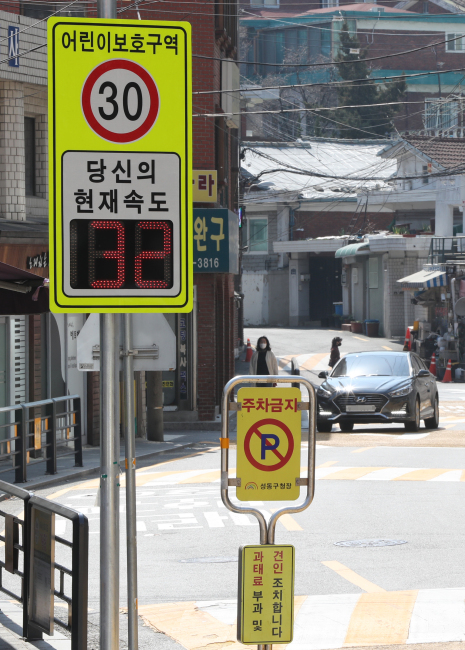
#> input picture images/12.jpg, 465 x 650 px
$ python -i sign_cropper_based_cv2_more.py   (imports and definitions only)
#> lines starting #> are read from the running program, lines starting #| are printed output that depends on the picture; after the words box and inside, x2 and y2 are one past the last pixel; in counts of white or black regions, pixels touching at a corner belong together
# 개선된 한국 어린이보호구역 표지판 전용 크로퍼
# 다양한 형태의 표지판 탐지 (간단한 형태부터 복잡한 형태까지)

import cv2
import numpy as np
import os
from pathlib import Path
import json

class ImprovedKoreanSchoolZoneCropper:
    def __init__(self, output_dir="school_zone_signs"):
        self.output_dir = Path(output_dir)
        self.output_dir.mkdir(exist_ok=True)
        print("개선된 한국 어린이보호구역 표지판 크로퍼 초기화 완료!")

        # 더 넓은 노란색/주황색 범위 (다양한 조명 조건 고려)
        self.yellow_ranges = [
            (np.array([10, 80, 120]), np.array([45, 255, 255])),    # 밝은 노란색~주황색
            (np.array([15, 50, 100]), np.array([35, 255, 255])),    # 표준 노란색
            (np.array([20, 40, 80]), np.array([40, 200, 255])),     # 어두운 노란색
            (np.array([8, 100, 150]), np.array([25, 255, 255]))     # 레몬 노란색
        ]

        # 파란색 범위 확장
        self.blue_ranges = [
            (np.array([95, 40, 40]), np.array([135, 255, 255])),    # 표준 파란색
            (np.array([100, 20, 30]), np.array([130, 255, 255])),   # 연한 파란색
            (np.array([90, 60, 60]), np.array([125, 255, 255]))     # 진한 파란색
        ]

        # 빨간색 범위 확장
        self.red_ranges = [
            (np.array([0, 40, 40]), np.array([15, 255, 255])),      # 빨간색 1
            (np.array([165, 40, 40]), np.array([180, 255, 255])),   # 빨간색 2
            (np.array([0, 20, 30]), np.array([20, 255, 255])),      # 연한 빨간색
            (np.array([160, 20, 30]), np.array([180, 255, 255]))    # 연한 빨간색 2
        ]

        # 검은색/어두운 색상 범위 (텍스트용)
        self.dark_ranges = [
            (np.array([0, 0, 0]), np.array([180, 255, 80]))         # 검은색~어두운 회색
        ]

    def detect_yellow_background_enhanced(self, image):
        """향상된 노란색/주황색 배경 탐지"""
        hsv = cv2.cvtColor(image, cv2.COLOR_BGR2HSV)

        # 원본 이미지 전처리 (조명 보정)
        lab = cv2.cvtColor(image, cv2.COLOR_BGR2LAB)
        clahe = cv2.createCLAHE(clipLimit=2.0, tileGridSize=(8,8))
        lab[:,:,0] = clahe.apply(lab[:,:,0])
        enhanced = cv2.cvtColor(lab, cv2.COLOR_LAB2BGR)
        hsv_enhanced = cv2.cvtColor(enhanced, cv2.COLOR_BGR2HSV)

        yellow_mask = np.zeros(hsv.shape[:2], dtype=np.uint8)

        # 원본과 향상된 이미지 모두에서 노란색 탐지
        for hsv_img in [hsv, hsv_enhanced]:
            for lower, upper in self.yellow_ranges:
                mask = cv2.inRange(hsv_img, lower, upper)
                yellow_mask = cv2.bitwise_or(yellow_mask, mask)

        # 가우시안 블러로 부드럽게
        yellow_mask = cv2.GaussianBlur(yellow_mask, (5, 5), 0)

        # 모폴로지 연산으로 정리
        kernel = np.ones((7, 7), np.uint8)
        yellow_mask = cv2.morphologyEx(yellow_mask, cv2.MORPH_CLOSE, kernel)
        yellow_mask = cv2.morphologyEx(yellow_mask, cv2.MORPH_OPEN, kernel)

        # 약간 팽창 (표지판 경계까지 포함)
        yellow_mask = cv2.dilate(yellow_mask, kernel, iterations=1)

        return yellow_mask

    def detect_blue_elements(self, image, yellow_mask):
        """파란색 요소 탐지 (삼각형, 사각형 모두)"""
        hsv = cv2.cvtColor(image, cv2.COLOR_BGR2HSV)

        blue_mask = np.zeros(hsv.shape[:2], dtype=np.uint8)

        for lower, upper in self.blue_ranges:
            mask = cv2.inRange(hsv, lower, upper)
            blue_mask = cv2.bitwise_or(blue_mask, mask)

        # 노란색 영역 내부의 파란색만
        blue_in_yellow = cv2.bitwise_and(blue_mask, yellow_mask)

        # 작은 노이즈 제거
        kernel = np.ones((3, 3), np.uint8)
        blue_in_yellow = cv2.morphologyEx(blue_in_yellow, cv2.MORPH_OPEN, kernel)
        blue_in_yellow = cv2.morphologyEx(blue_in_yellow, cv2.MORPH_CLOSE, kernel)

        return blue_in_yellow

    def detect_red_elements(self, image, yellow_mask):
        """빨간색 요소 탐지 (원, 링 모두)"""
        hsv = cv2.cvtColor(image, cv2.COLOR_BGR2HSV)

        red_mask = np.zeros(hsv.shape[:2], dtype=np.uint8)

        for lower, upper in self.red_ranges:
            mask = cv2.inRange(hsv, lower, upper)
            red_mask = cv2.bitwise_or(red_mask, mask)

        # 노란색 영역 내부의 빨간색만
        red_in_yellow = cv2.bitwise_and(red_mask, yellow_mask)

        # 작은 노이즈 제거
        kernel = np.ones((3, 3), np.uint8)
        red_in_yellow = cv2.morphologyEx(red_in_yellow, cv2.MORPH_OPEN, kernel)
        red_in_yellow = cv2.morphologyEx(red_in_yellow, cv2.MORPH_CLOSE, kernel)

        return red_in_yellow

    def detect_text_enhanced(self, image, yellow_mask):
        """향상된 텍스트 탐지 (한글 + 영문)"""
        gray = cv2.cvtColor(image, cv2.COLOR_BGR2GRAY)

        # 노란색 영역에서만 작업
        gray_in_yellow = cv2.bitwise_and(gray, gray, mask=yellow_mask)

        # 여러 방법으로 텍스트 탐지
        text_masks = []

        # 1. 적응적 임계값
        binary1 = cv2.adaptiveThreshold(gray_in_yellow, 255,
                                       cv2.ADAPTIVE_THRESH_GAUSSIAN_C,
                                       cv2.THRESH_BINARY, 11, 2)
        text_masks.append(binary1)

        # 2. Otsu 임계값
        _, binary2 = cv2.threshold(gray_in_yellow, 0, 255,
                                  cv2.THRESH_BINARY + cv2.THRESH_OTSU)
        text_masks.append(binary2)

        # 3. 어두운 색상 기반 탐지
        hsv = cv2.cvtColor(image, cv2.COLOR_BGR2HSV)
        dark_mask = np.zeros(hsv.shape[:2], dtype=np.uint8)
        for lower, upper in self.dark_ranges:
            mask = cv2.inRange(hsv, lower, upper)
            dark_mask = cv2.bitwise_or(dark_mask, mask)

        dark_in_yellow = cv2.bitwise_and(dark_mask, yellow_mask)
        text_masks.append(dark_in_yellow)

        # 모든 텍스트 마스크 결합
        combined_text = np.zeros_like(gray_in_yellow)
        for mask in text_masks:
            combined_text = cv2.bitwise_or(combined_text, mask)

        # 모폴로지로 텍스트 라인 강화
        kernel_h = cv2.getStructuringElement(cv2.MORPH_RECT, (5, 1))  # 가로
        kernel_v = cv2.getStructuringElement(cv2.MORPH_RECT, (1, 3))  # 세로

        h_lines = cv2.morphologyEx(combined_text, cv2.MORPH_CLOSE, kernel_h)
        v_lines = cv2.morphologyEx(combined_text, cv2.MORPH_CLOSE, kernel_v)

        text_final = cv2.bitwise_or(h_lines, v_lines)

        # 작은 노이즈 제거
        kernel_clean = np.ones((2, 2), np.uint8)
        text_final = cv2.morphologyEx(text_final, cv2.MORPH_OPEN, kernel_clean)

        return text_final

    def detect_rectangular_regions(self, image):
        """사각형 영역 탐지 (표지판 형태)"""
        gray = cv2.cvtColor(image, cv2.COLOR_BGR2GRAY)

        # 엣지 검출
        edges = cv2.Canny(gray, 50, 150, apertureSize=3)

        # 직선 검출
        lines = cv2.HoughLinesP(edges, 1, np.pi/180, threshold=50,
                               minLineLength=30, maxLineGap=10)

        # 직선들로부터 사각형 추정
        line_mask = np.zeros_like(gray)
        if lines is not None:
            for line in lines:
                x1, y1, x2, y2 = line[0]
                cv2.line(line_mask, (x1, y1), (x2, y2), 255, 2)

        # 모폴로지로 연결
        kernel = np.ones((5, 5), np.uint8)
        line_mask = cv2.morphologyEx(line_mask, cv2.MORPH_CLOSE, kernel)

        return line_mask

    def combine_all_features(self, image):
        """모든 특징을 종합하여 표지판 탐지"""
        height, width = image.shape[:2]

        # 1. 노란색 배경 탐지 (가장 중요)
        yellow_mask = self.detect_yellow_background_enhanced(image)

        # 2. 파란색 요소
        blue_mask = self.detect_blue_elements(image, yellow_mask)

        # 3. 빨간색 요소
        red_mask = self.detect_red_elements(image, yellow_mask)

        # 4. 텍스트 영역
        text_mask = self.detect_text_enhanced(image, yellow_mask)

        # 5. 사각형 구조
        rect_mask = self.detect_rectangular_regions(image)
        rect_in_yellow = cv2.bitwise_and(rect_mask, yellow_mask)

        # 특징별 가중치 점수 계산
        score_map = np.zeros((height, width), dtype=np.float32)

        # 가중치 설정 (조건에 따라 유연하게)
        score_map += yellow_mask.astype(np.float32) * 0.4    # 노란색 배경 40%
        score_map += blue_mask.astype(np.float32) * 0.2      # 파란색 20%
        score_map += red_mask.astype(np.float32) * 0.2       # 빨간색 20%
        score_map += text_mask.astype(np.float32) * 0.15     # 텍스트 15%
        score_map += rect_in_yellow.astype(np.float32) * 0.05 # 구조 5%

        # 정규화
        if score_map.max() > 0:
            score_map = (score_map / score_map.max() * 255)

        # 다단계 임계값으로 후보 생성
        candidates_masks = []
        thresholds = [100, 120, 150]  # 여러 임계값

        for thresh in thresholds:
            _, candidate_mask = cv2.threshold(score_map.astype(np.uint8),
                                            thresh, 255, cv2.THRESH_BINARY)

            # 정리
            kernel = np.ones((5, 5), np.uint8)
            candidate_mask = cv2.morphologyEx(candidate_mask, cv2.MORPH_CLOSE, kernel)
            candidate_mask = cv2.morphologyEx(candidate_mask, cv2.MORPH_OPEN, kernel)

            candidates_masks.append(candidate_mask)

        return candidates_masks, score_map

    def extract_enhanced_candidates(self, image, masks_list, score_map):
        """향상된 후보 추출"""
        all_candidates = []

        for mask_idx, mask in enumerate(masks_list):
            contours, _ = cv2.findContours(mask, cv2.RETR_EXTERNAL, cv2.CHAIN_APPROX_SIMPLE)

            for contour in contours:
                area = cv2.contourArea(contour)

                # 더 유연한 크기 조건
                if area > 500:  # 최소 크기 조건 완화
                    x, y, w, h = cv2.boundingRect(contour)
                    aspect_ratio = w / h

                    # 더 넓은 비율 허용 (정사각형부터 세로 직사각형까지)
                    if (0.3 <= aspect_ratio <= 2.5 and
                        w >= 30 and h >= 30 and
                        w <= 800 and h <= 800):

                        # ROI 점수 계산
                        roi_score = score_map[y:y+h, x:x+w]
                        avg_score = np.mean(roi_score) if roi_score.size > 0 else 0

                        # 색상 검증
                        roi_image = image[y:y+h, x:x+w]
                        color_confidence = self.verify_school_zone_colors_enhanced(roi_image)

                        # 모양 검증
                        shape_confidence = self.verify_rectangular_shape(contour)

                        # 최종 신뢰도
                        final_confidence = (
                            (avg_score / 255.0) * 0.5 +
                            color_confidence * 0.35 +
                            shape_confidence * 0.15
                        )

                        # 임계값에 따른 보너스
                        threshold_bonus = (len(masks_list) - mask_idx) * 0.05
                        final_confidence += threshold_bonus

                        all_candidates.append({
                            'bbox': (x, y, x + w, y + h),
                            'area': area,
                            'aspect_ratio': aspect_ratio,
                            'avg_score': avg_score,
                            'color_confidence': color_confidence,
                            'shape_confidence': shape_confidence,
                            'confidence': min(1.0, final_confidence),
                            'mask_level': mask_idx
                        })

        # 중복 제거 (IoU 기반)
        final_candidates = self.remove_duplicate_candidates(all_candidates)

        # 신뢰도 순 정렬
        final_candidates.sort(key=lambda x: x['confidence'], reverse=True)

        return final_candidates

    def remove_duplicate_candidates(self, candidates, iou_threshold=0.3):
        """IoU 기반 중복 후보 제거"""
        if not candidates:
            return []

        # 신뢰도순 정렬
        candidates.sort(key=lambda x: x['confidence'], reverse=True)

        keep = []

        for candidate in candidates:
            should_keep = True
            x1, y1, x2, y2 = candidate['bbox']

            for kept in keep:
                kx1, ky1, kx2, ky2 = kept['bbox']

                # IoU 계산
                intersection_x1 = max(x1, kx1)
                intersection_y1 = max(y1, ky1)
                intersection_x2 = min(x2, kx2)
                intersection_y2 = min(y2, ky2)

                if intersection_x1 < intersection_x2 and intersection_y1 < intersection_y2:
                    intersection_area = (intersection_x2 - intersection_x1) * (intersection_y2 - intersection_y1)
                    area1 = (x2 - x1) * (y2 - y1)
                    area2 = (kx2 - kx1) * (ky2 - ky1)
                    union_area = area1 + area2 - intersection_area

                    iou = intersection_area / union_area if union_area > 0 else 0

                    if iou > iou_threshold:
                        should_keep = False
                        break

            if should_keep:
                keep.append(candidate)

        return keep

    def verify_school_zone_colors_enhanced(self, roi):
        """향상된 색상 검증"""
        if roi.size == 0:
            return 0.0

        hsv_roi = cv2.cvtColor(roi, cv2.COLOR_BGR2HSV)
        total_pixels = roi.shape[0] * roi.shape[1]

        # 노란색 비율
        yellow_mask = np.zeros(hsv_roi.shape[:2], dtype=np.uint8)
        for lower, upper in self.yellow_ranges:
            mask = cv2.inRange(hsv_roi, lower, upper)
            yellow_mask = cv2.bitwise_or(yellow_mask, mask)
        yellow_ratio = cv2.countNonZero(yellow_mask) / total_pixels

        # 파란색 비율
        blue_mask = np.zeros(hsv_roi.shape[:2], dtype=np.uint8)
        for lower, upper in self.blue_ranges:
            mask = cv2.inRange(hsv_roi, lower, upper)
            blue_mask = cv2.bitwise_or(blue_mask, mask)
        blue_ratio = cv2.countNonZero(blue_mask) / total_pixels

        # 빨간색 비율
        red_mask = np.zeros(hsv_roi.shape[:2], dtype=np.uint8)
        for lower, upper in self.red_ranges:
            mask = cv2.inRange(hsv_roi, lower, upper)
            red_mask = cv2.bitwise_or(red_mask, mask)
        red_ratio = cv2.countNonZero(red_mask) / total_pixels

        # 검은색/어두운 색 비율 (텍스트)
        dark_mask = np.zeros(hsv_roi.shape[:2], dtype=np.uint8)
        for lower, upper in self.dark_ranges:
            mask = cv2.inRange(hsv_roi, lower, upper)
            dark_mask = cv2.bitwise_or(dark_mask, mask)
        dark_ratio = cv2.countNonZero(dark_mask) / total_pixels

        # 점수 계산 (더 유연한 기준)
        color_score = 0.0

        # 노란색이 주를 이루어야 함
        if yellow_ratio > 0.2:  # 20% 이상
            color_score += 0.4
        elif yellow_ratio > 0.1:  # 10% 이상
            color_score += 0.2

        # 파란색 또는 빨간색이 있어야 함
        if blue_ratio > 0.02:   # 2% 이상
            color_score += 0.3
        if red_ratio > 0.01:    # 1% 이상
            color_score += 0.3

        # 텍스트(어두운 색)가 있으면 보너스
        if dark_ratio > 0.05:   # 5% 이상
            color_score += 0.1

        return min(1.0, color_score)

    def verify_rectangular_shape(self, contour):
        """사각형 모양 검증"""
        # 윤곽선 근사
        peri = cv2.arcLength(contour, True)
        approx = cv2.approxPolyDP(contour, 0.02 * peri, True)

        # 꼭짓점 개수로 모양 평가
        vertices = len(approx)

        if vertices == 4:  # 정사각형/직사각형
            return 1.0
        elif 3 <= vertices <= 6:  # 사각형에 가까운 모양
            return 0.7
        elif vertices > 6:  # 너무 복잡하지 않은 모양
            return 0.5
        else:
            return 0.3

    def crop_and_save_signs_enhanced(self, image_path, confidence_threshold=0.25):
        """향상된 표지판 탐지 및 저장"""
#> called with image_path = 'images/12.jpg', confidence_threshold = 0.25
        image = cv2.imread(image_path)
#> image is the input picture: shape (650, 465, 3); mean B, G, R 122.9, 135.6, 136.3
        if image is None:
            print(f"이미지를 읽을 수 없습니다: {image_path}")
            return 0

        print(f"처리 중: {os.path.basename(image_path)}")

        # 모든 특징 결합하여 후보 탐지
        masks_list, score_map = self.combine_all_features(image)
#> in detect_yellow_background_enhanced, `enhanced = cv2.cvtColor(lab, cv2.COLOR_LAB2BGR)`:
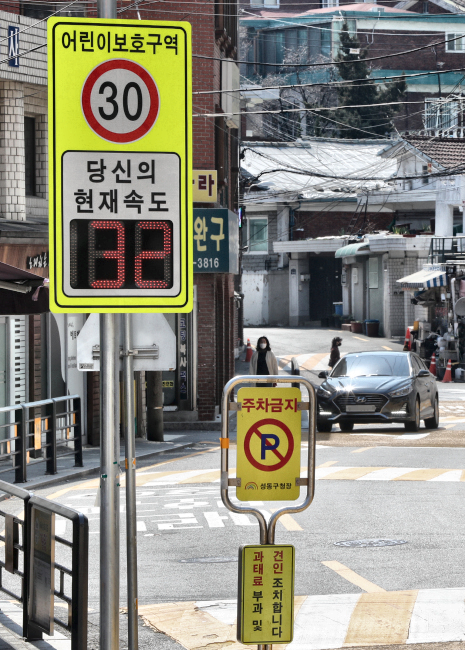
#> enhanced: shape (650, 465, 3); mean B, G, R 124.8, 136.9, 137.7
#> the loop in detect_yellow_background_enhanced, `for hsv_img in [hsv, hsv_enhanced]:` made 2 passes
#> after the loop in detect_yellow_background_enhanced, `for hsv_img in [hsv, hsv_enhanced]:`:
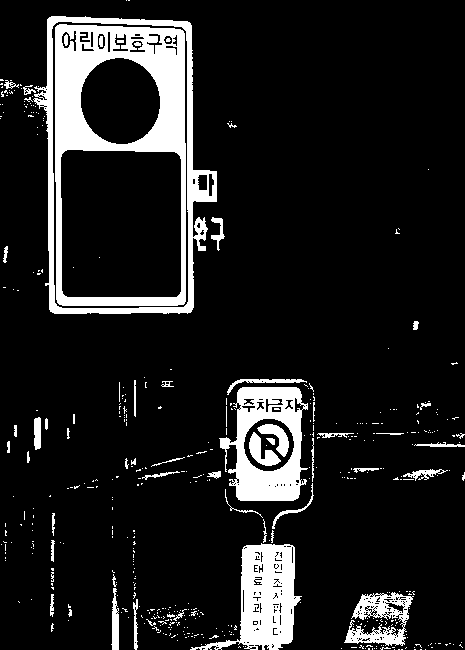
#> yellow_mask: shape (650, 465); 12.1% white; 460 white regions (401 under 20 px), largest, box (x1, y1, x2, y2) and area: (55, 24, 186, 306) 12851, (33, 16, 217, 314) 5939, (190, 543, 302, 650) 5266
#> after the loop in detect_blue_elements, `for lower, upper in self.blue_ranges:`:
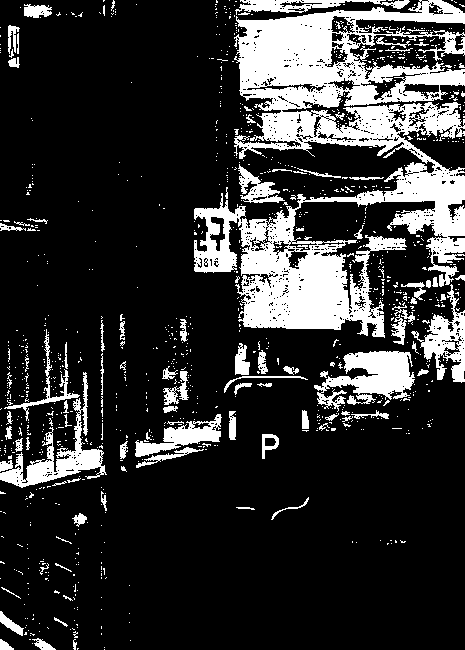
#> blue_mask: shape (650, 465); 19.7% white; 1056 white regions (960 under 20 px), largest, box (x1, y1, x2, y2) and area: (194, 0, 465, 338) 38723, (314, 351, 415, 412) 3157, (0, 372, 107, 488) 2771
#> after the loop in detect_red_elements, `for lower, upper in self.red_ranges:`:
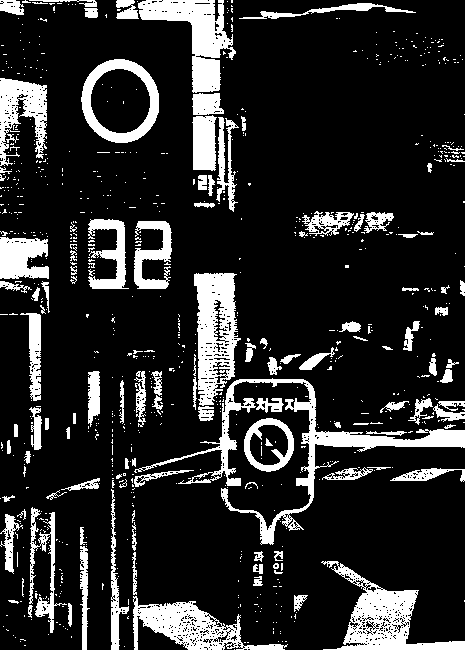
#> red_mask: shape (650, 465); 16.5% white; 817 white regions (699 under 20 px), largest, box (x1, y1, x2, y2) and area: (134, 378, 465, 545) 5653, (321, 561, 465, 650) 3995, (194, 273, 241, 406) 3916
#> in detect_text_enhanced, `gray_in_yellow = cv2.bitwise_and(gray, gray, mask=yellow_mask)`:
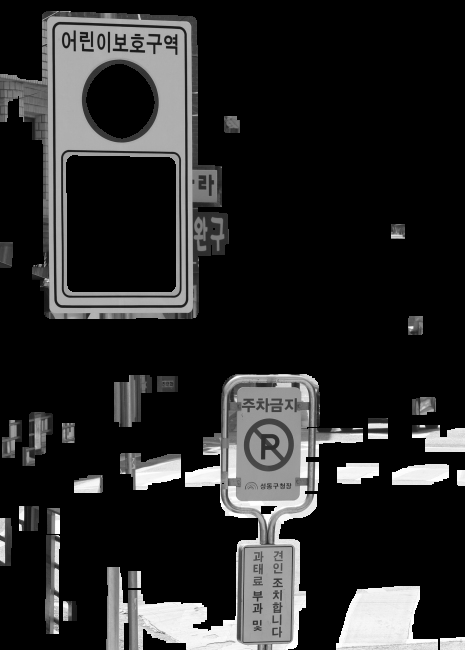
#> gray_in_yellow: shape (650, 465); min 0, max 255, mean 39.7
#> the loop in detect_text_enhanced, `for lower, upper in self.dark_ranges:` made 1 pass
#> pass 1, in detect_text_enhanced, `mask = cv2.inRange(hsv, lower, upper)`:
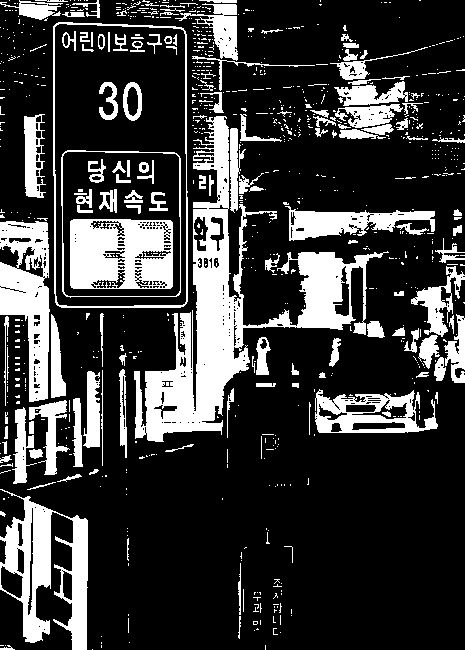
#> mask: shape (650, 465); 22.7% white; 866 white regions (724 under 20 px), largest, box (x1, y1, x2, y2) and area: (134, 116, 389, 442) 18089, (0, 489, 88, 650) 6305, (70, 219, 173, 289) 6077
#> the loop in detect_text_enhanced, `for mask in text_masks:` made 3 passes
#> pass 2, in detect_text_enhanced, `combined_text = cv2.bitwise_or(combined_text, mask)`:
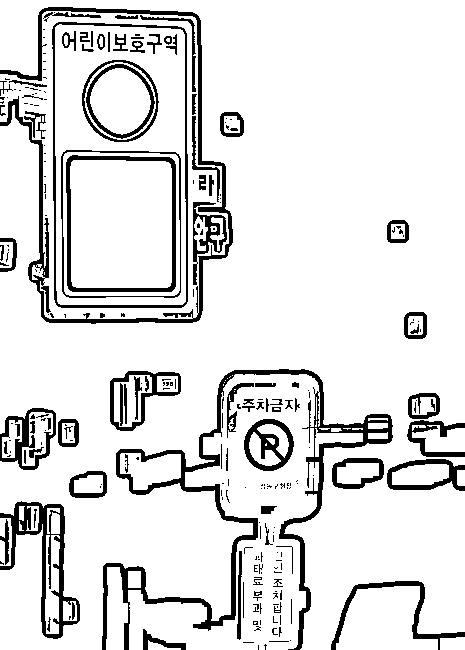
#> combined_text: shape (650, 465); 87.8% white; 247 black regions (155 under 20 px), largest, box (x1, y1, x2, y2) and area: (102, 369, 393, 650) 7606, (0, 7, 233, 324) 5027, (0, 501, 80, 639) 2541
#> (the rest of the program and of its run is left out)
